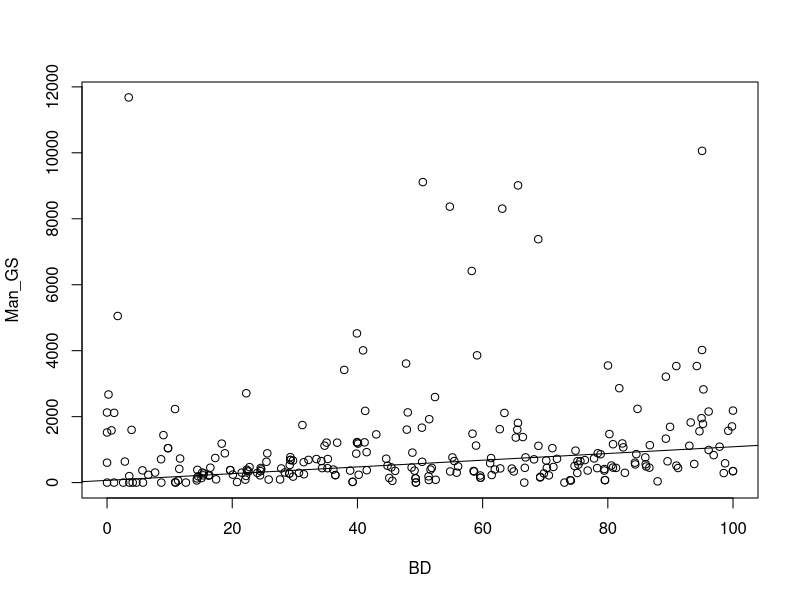
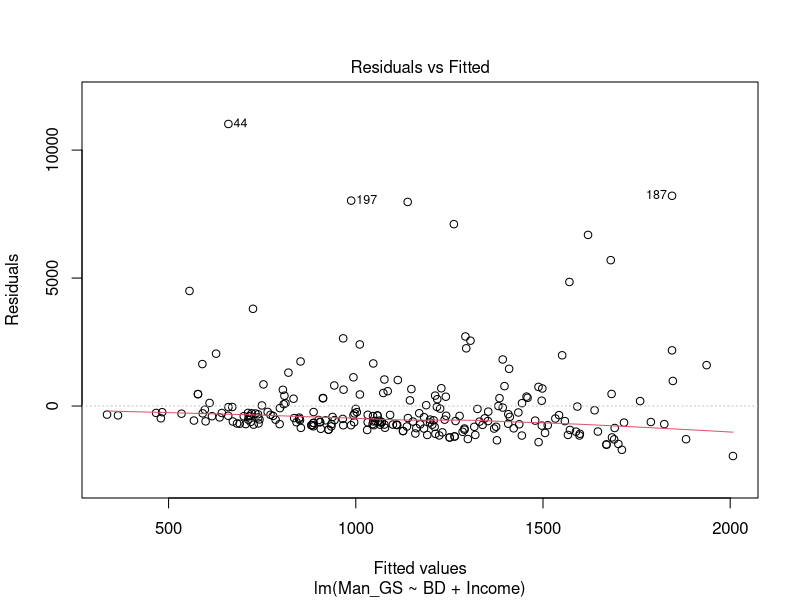
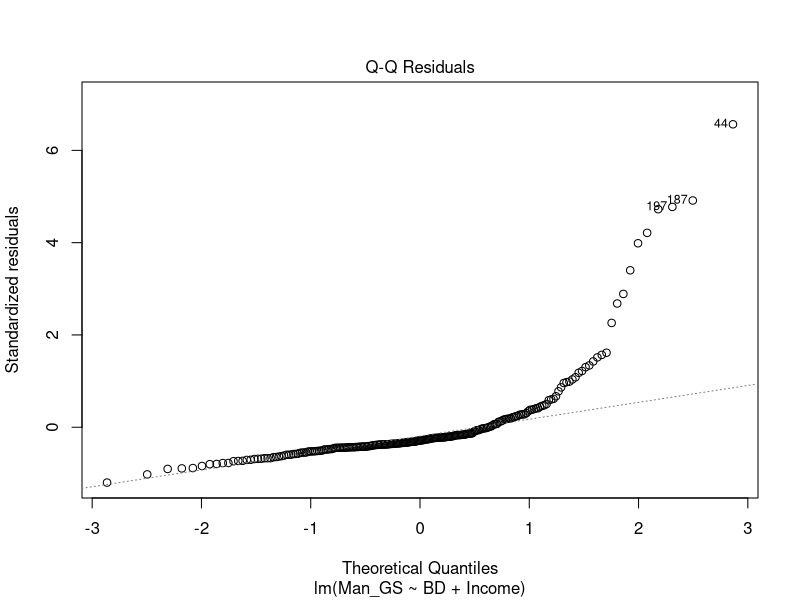
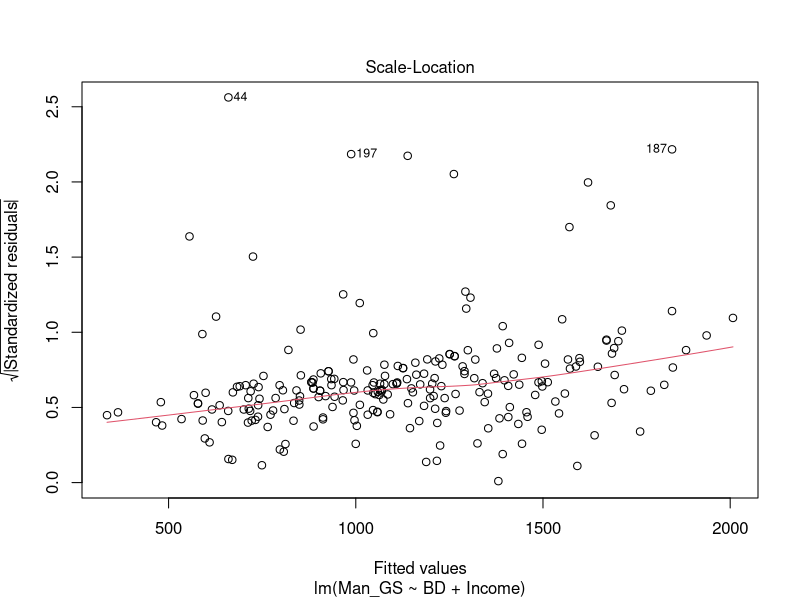
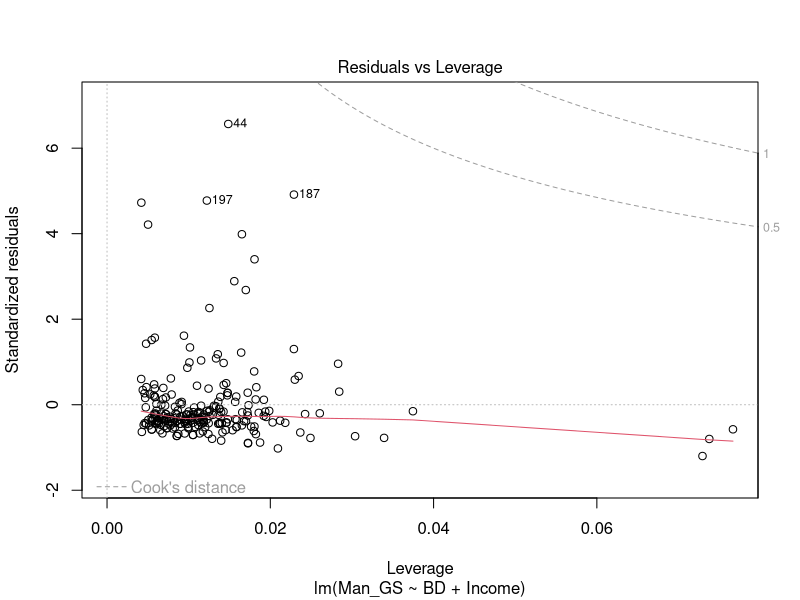
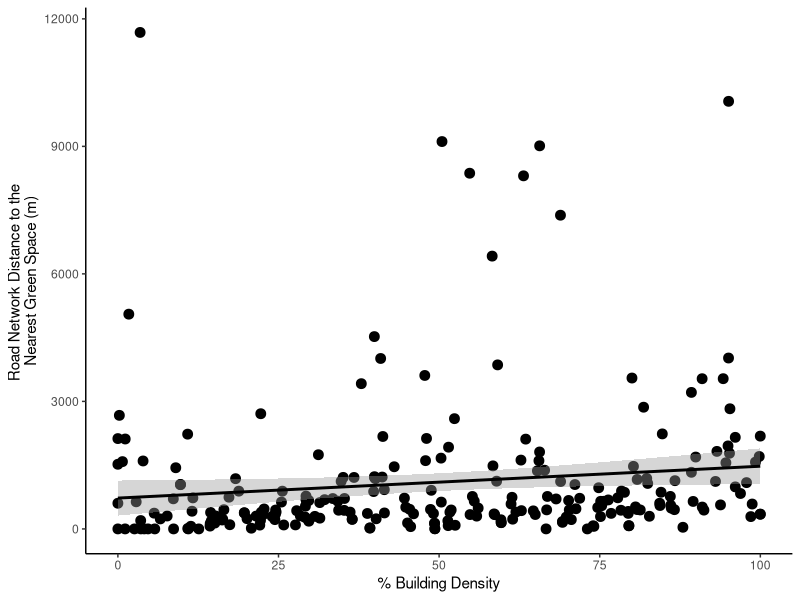
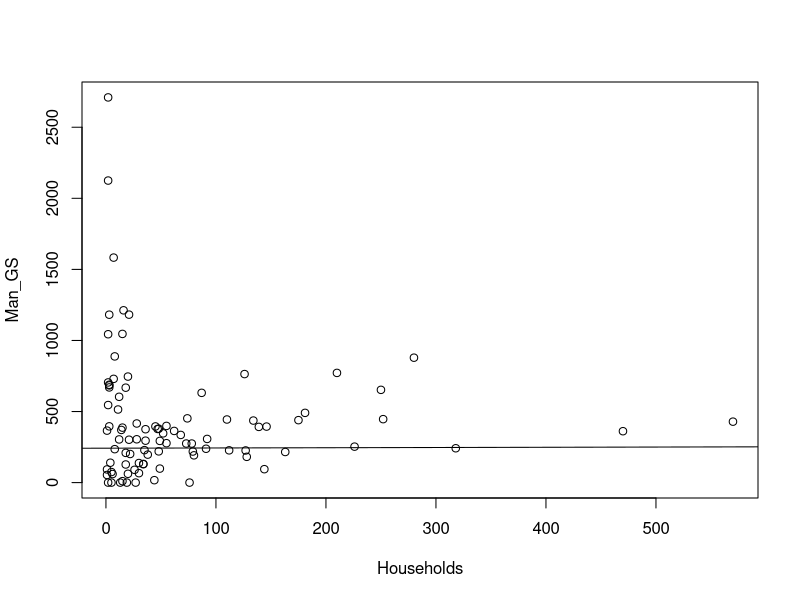
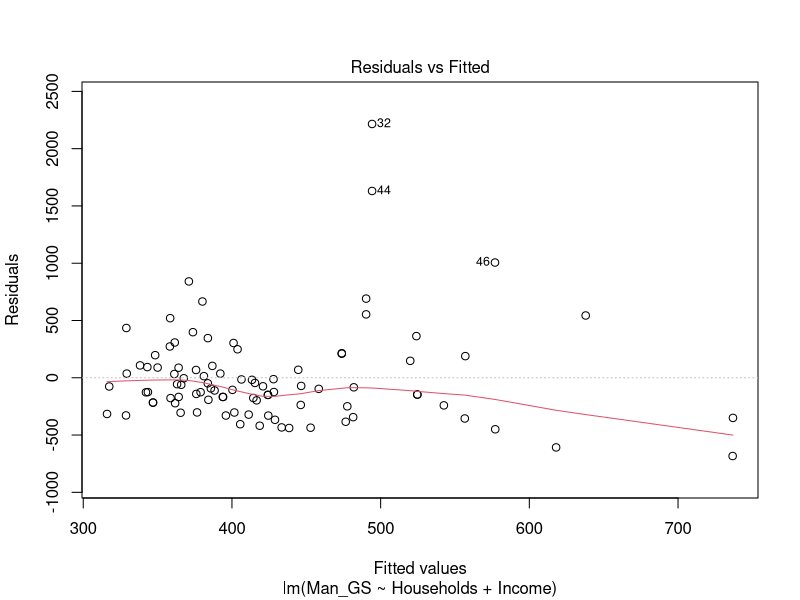

These figures' R source, in order:
gs.data<-read.csv("Data/compiled_data_0813.csv")
library(ggplot2)
library(stringr)
library(tidyverse)
library(viridis)
library(tidyverse)

#Manhattan's Distance GS vs. BD
gs.lm<-lm(Man_GS~BD+Income, data=gs.data)
gs.lm
summary(gs.lm)
plot(Man_GS~BD, data=gs.data)
abline(gs.lm)

plot(gs.lm)

plot1<-ggplot(gs.data, aes(x=BD, y=Man_GS)) +
  geom_point(size=3)+
  labs(x="% Building Density", y="Road Network Distance to the \nNearest Green Space (m)")+
  theme_classic()+
  scale_color_continuous(low="yellow", high="darkgreen")+
  geom_smooth(method=lm, color="black")
plot1

#Manhattan's Distance vs. Households
fil<-filter(gs.data, Households>0)
gs.lm2<-lm(Man_GS~Households+Income, data=fil)
summary(gs.lm2)
plot(Man_GS~Households, data=fil)
abline(gs.lm2)

plot(gs.lm2)

#buffer_500 vs. Households
gs.lm3<-lm(GS_500~Households, data=fil)
summary(gs.lm3)
plot(GS_500~Households, data=fil)
abline(gs.lm3)

fil2<-filter(gs.data, Man_GS<3000)
gs.lm4<-lm(Man_GS~BD+Income, data=fil2)
plot(Man_GS~BD, data=fil2)
abline(gs.lm4)
summary(gs.lm4)

library(mgcv)
##Trying household relationship as a GAM
gam.gs<-gam(GS_500~s(Households), data=fil)
summary(gam.gs)
plot(gam.gs)

#not statistically significant